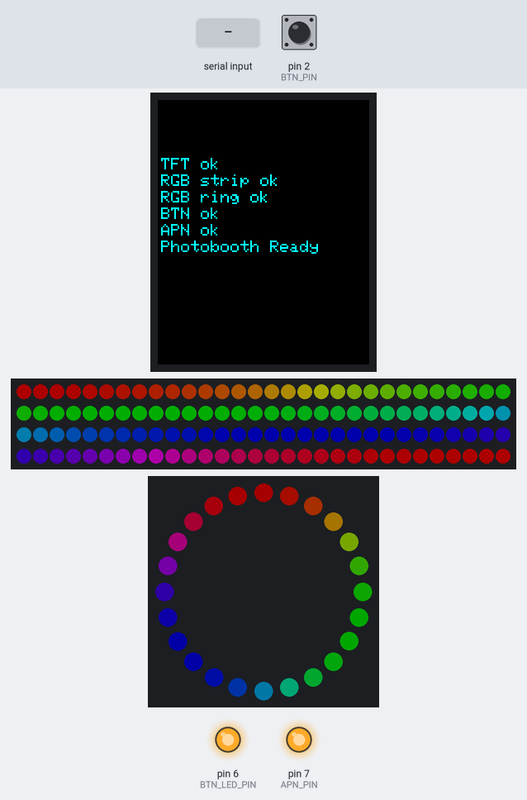
The sketch below on a simulated Arduino Uno, built with avr-gcc and run on an emulated ATmega328P. On the bench: 128×160 colour display, 120 RGB LEDs in strip order, left to right, continuing on the next row, 24 RGB LEDs in a ring, first at the top, clockwise, output pins drawn as LEDs (lit = HIGH). Inputs (shaded band) come from the test bench; at power-on: pin 2 (BTN_PIN) HIGH. Dim RGB values are drawn brighter than linear; what the sketch prints to the serial monitor is not drawn.

Above: at 1.9 s.
2.0 s: "t90\n" received over Serial
At 4.2 s:
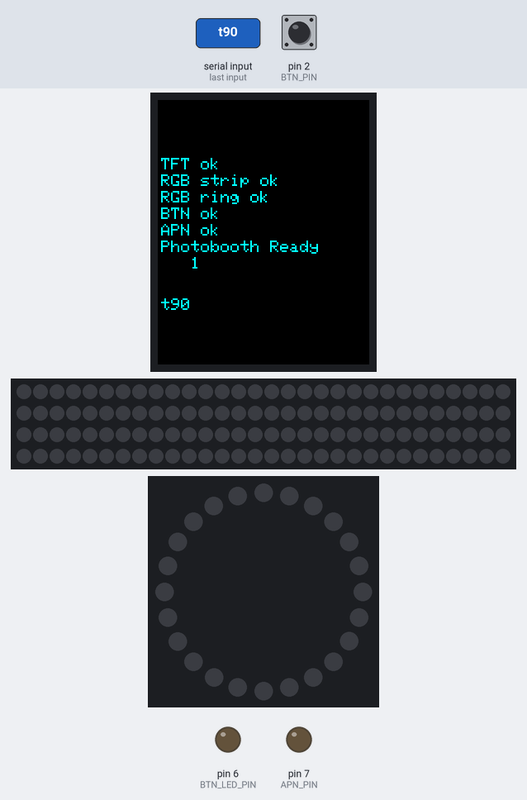
4.4 s: "t,45\n" received over Serial
At 7.1 s:
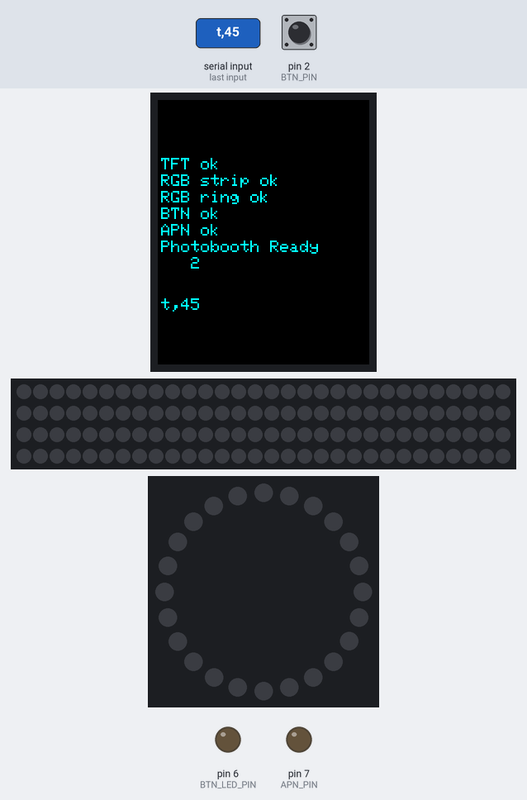
7.3 s: "p90\n" received over Serial
At 7.85 s:
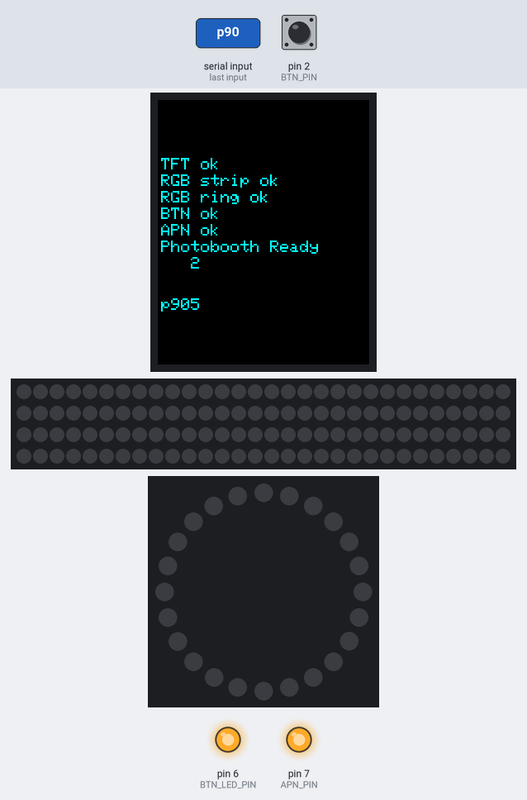
9.8 s: pin 2 (BTN_PIN) pulled LOW for 0.15 s
At 10.5 s:
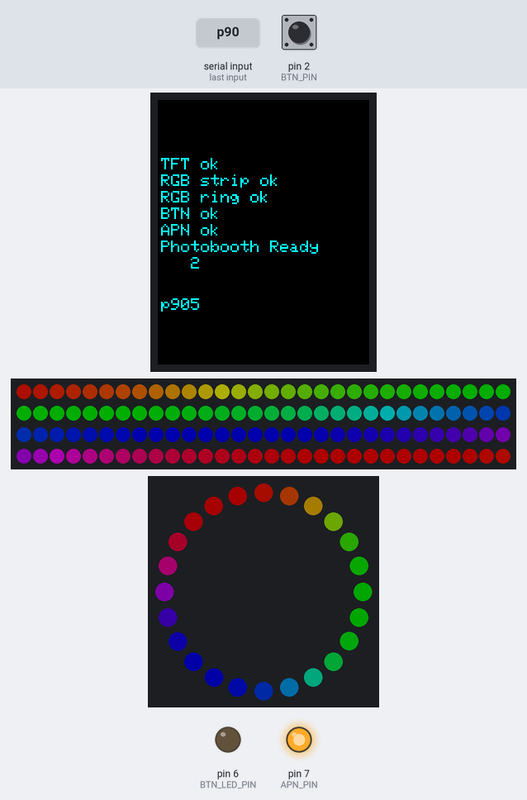
12.3 s: "R,45\n" received over Serial
At 12.99 s:
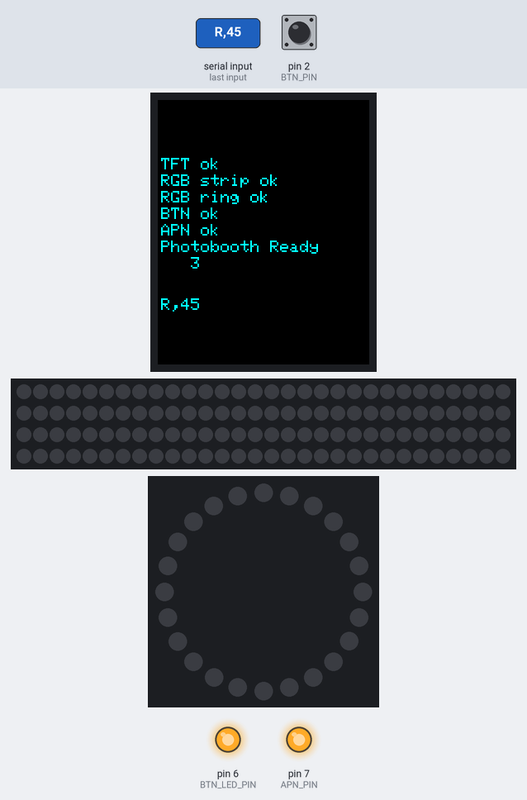
14.9 s: "r,45\n" received over Serial
At 15.11 s:
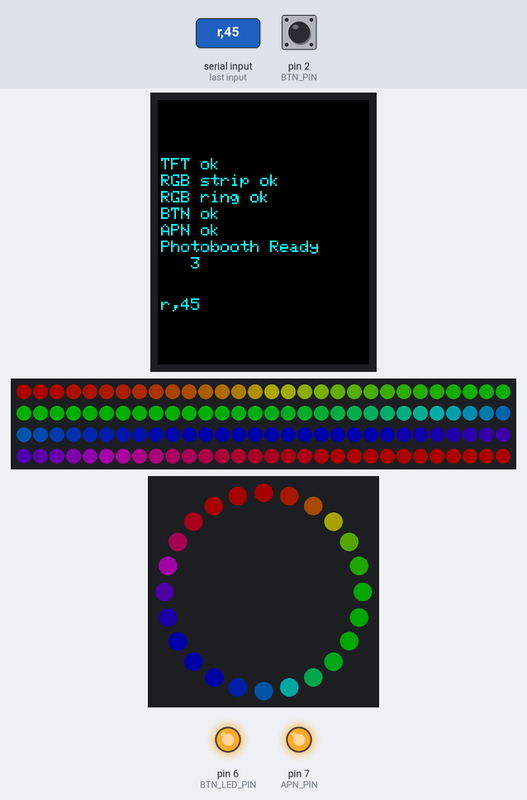
Timing chart, 0 to 17.9 s (numbered marks = the images above; inputs shaded):
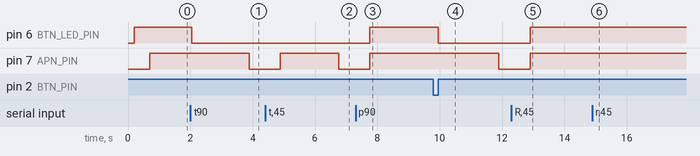

Measured:
- after the input at 2.0 s, pin 6 (BTN_LED_PIN): HIGH → LOW after 0.05 s; pin 7 (APN_PIN): HIGH → LOW after 1.9 s; the display: first changes after 0.67 s (image 1 shows a later state)
- after the input at 4.4 s, pin 6 (BTN_LED_PIN): stays LOW (without the input it goes to HIGH after 0.49 s); the display: first changes after 1.1 s (image 2 shows a later state)
- after the input at 7.3 s, the display: changes after 0.46 s (image 3)
- after the input at 9.8 s, pin 6 (BTN_LED_PIN): HIGH → LOW after 0.15 s; pin 7 (APN_PIN): HIGH → LOW after 2.1 s
- after the input at 12.3 s, the display: changes after 0.60 s (image 5)
- after the input at 14.9 s, the display: changes after 0.12 s (image 6)

The sketch:

UNO_BTN_RGBStrip_RGBRing_CameraShot_TFT1.44.ino
```cpp
#pragma region TFT
/*
 * Écran TFT 1,44" - 128x128 pixels (ST7735)
 * Compatible Arduino Uno
 * BIBLIOTHÈQUES REQUISES :
 * - Adafruit ST7735 and ST7789 Library
 * (incluse - Adafruit GFX Library)
 *
 * BRANCHEMENT (module SPI) :
 * ---------------------------
 * TFT VCC   -->  5V  (ou 3.3V selon votre module)
 * TFT GND   -->  GND
 * TFT SCL   -->  Pin 13 (SCK)
 * TFT SDA   -->  Pin 11 (MOSI)
 * TFT RES   -->  Pin 8
 * TFT DC    -->  Pin 9
 * TFT CS    -->  Pin 10
 * TFT BL    -->  5V  (rétroéclairage toujours allumé)
 */
#include <Adafruit_GFX.h>
#include <Adafruit_ST7735.h>
#include <SPI.h>

#define TFT_CS 10
#define TFT_RST 9
#define TFT_DC 8

Adafruit_ST7735 tft = Adafruit_ST7735(TFT_CS, TFT_DC, TFT_RST);

#define NOIR ST77XX_BLACK
#define BLANC ST77XX_WHITE
#define ROUGE ST77XX_RED
#define VERT ST77XX_GREEN
#define BLEU ST77XX_BLUE
#define JAUNE ST77XX_YELLOW
#define CYAN ST77XX_CYAN
#define MAGENTA ST77XX_MAGENTA
#define ORANGE 0xFD20
#define VIOLET 0x8010
#define GRIS 0x7BEF

uint16_t COULEUR_FOND;
#pragma endregion

#pragma region Buffer série
String inputString = "";
bool commandeComplete = false;
#pragma endregion

#pragma region Bandes RGB : strip + ring
bool strip_allowed = true;
bool ring_allowed = true;

#include <Adafruit_NeoPixel.h>
#define LED_STRIP_PIN 3
#define LED_RING_PIN 4
const int LED_STRIP_COUNT = 120;
const int LED_RING_COUNT = 24;
const int STRIP_BRIGHTNESS = 50;
const int RING_BRIGHTNESS = 40;
Adafruit_NeoPixel strip(LED_STRIP_COUNT, LED_STRIP_PIN, NEO_GRB + NEO_KHZ800);
Adafruit_NeoPixel ring(LED_RING_COUNT, LED_RING_PIN, NEO_GRB + NEO_KHZ800);
int sLEDS[120];
int sleds[120];
int rleds[24];
uint32_t color = strip.Color(255, 0, 255);
uint32_t color_off = strip.Color(0, 0, 0);
#pragma endregion

#pragma region Appareil photo
#define APN_PIN 7
bool take_photo;
#pragma endregion

#pragma region Bouton
#define BTN_PIN 2
#define BTN_LED_PIN 6
volatile bool btn_pushed = false;
#pragma endregion

#pragma region variables internes
volatile bool interrompre_rainbow = false;

int tempoLedsRing_ms = 1000;
volatile unsigned long lastInterruptTime = 0;
const unsigned long DEBOUNCE_DELAY_ms = 1000;
int t_delay_photo_ms = 2000;
int temps_avant_mise_en_veille_min = 2;
unsigned long temps_avant_mise_en_veille_ms;
unsigned long temps_last_photo;

// --- NOUVEAU : timer non-bloquant pour l'affichage couleur ---
unsigned long temps_affichage_couleur = 0;
#define DUREE_AFFICHAGE_COULEUR_MS 1000

int i = 0;
#pragma endregion

void bouton_interrupt() {
  if (digitalRead(BTN_PIN) == false)
    return;

  if (btn_pushed)
    return;

  unsigned long now = millis();
  if (now - lastInterruptTime > DEBOUNCE_DELAY_ms) {
    btn_pushed = true;
    Bouton_led(false);
    Serial.println("P");
    lastInterruptTime = now;
    interrompre_rainbow = true;
  }
}

#pragma region SETUPS

void setup_TFT() {
  tft.initR(INITR_GREENTAB);
  tft.setRotation(0);
  COULEUR_FOND = NOIR;
}

void setup_strip() {
  strip.begin();
  strip.show();
  strip.setBrightness(STRIP_BRIGHTNESS);

  int indexmax = strip.numPixels();
  for (int i = 0; i < (int)(indexmax / 2); i++) {
    sleds[i] = i * 2;
    sleds[indexmax - i - 1] = i * 2 + 1;
  }

  for (int i = 0; i < indexmax; i++)
    for (int j = 0; j < indexmax; j++)
      if (sleds[j] == i)
        sLEDS[i] = j;
}

void setup_ring() {
  ring.begin();
  ring.show();
  ring.setBrightness(RING_BRIGHTNESS);

  rleds[0] = 0;
  rleds[1] = 5;
  rleds[2] = 15;
  rleds[3] = 23;
  rleds[4] = 8;
  rleds[5] = 16;
  rleds[6] = 13;
  rleds[7] = 17;
  rleds[8] = 3;
  rleds[9] = 9;
  rleds[10] = 20;
  rleds[11] = 2;
  rleds[12] = 10;
  rleds[13] = 18;
  rleds[14] = 1;
  rleds[15] = 4;
  rleds[16] = 12;
  rleds[17] = 19;
  rleds[18] = 22;
  rleds[19] = 14;
  rleds[20] = 6;
  rleds[21] = 21;
  rleds[22] = 11;
  rleds[23] = 7;
}

void setup_bouton() {
  pinMode(BTN_PIN, INPUT_PULLUP);
  attachInterrupt(digitalPinToInterrupt(BTN_PIN), bouton_interrupt, RISING);
  pinMode(BTN_LED_PIN, OUTPUT);
  Bouton_led(true);
}

void setup_appareil_photo() {
  pinMode(APN_PIN, OUTPUT);
  Take_photo(false);
}

void setup() {
  Serial.begin(9600);

  setup_TFT();
  TFT_clear();
  TFT_print("TFT ok", 2, 35);

  if (strip_allowed) {
    setup_strip();
    TFT_print("RGB strip ok", 2, 45);
  }
  if (ring_allowed) {
    setup_ring();
    TFT_print("RGB ring ok", 2, 55);
  }

  setup_bouton();
  TFT_print("BTN ok", 2, 65);

  delay(500);

  setup_appareil_photo();
  TFT_print("APN ok", 2, 75);

  temps_avant_mise_en_veille_ms = temps_avant_mise_en_veille_min * 60000;
  temps_last_photo = 0;

  TFT_print("Photobooth Ready", 2, 85);
}
#pragma endregion

void Println_TrueFalse(bool value) {
  if (value) Serial.println("True");
  else Serial.println("False");
}

void Take_photo(bool value) {
  digitalWrite(APN_PIN, !value);  // garder relais souvent au repos
  Serial.print("take_photo ");
  Println_TrueFalse(value);
}

void Bouton_led(bool value) {
  digitalWrite(BTN_LED_PIN, value);  // garder relais souvent au repos
  Serial.print("bouton_led ");
  Println_TrueFalse(value);
}

void TraiterCommande(String cmd) {

  TFT_print(cmd, 2, 120);

  if (cmd[0] == 'p') take_photo = true;

  if (cmd[0] == 'R' && cmd[1] == '1') Take_photo(true);
  if (cmd[0] == 'R' && cmd[1] == '2') Bouton_led(true);
  if (cmd[0] == 'r' && cmd[1] == '1') Take_photo(false);
  if (cmd[0] == 'r' && cmd[1] == '2') Bouton_led(false);

  // nouvelle couleur
  if (cmd[0] == 'c') {
    Serial.println("cmd brute reçue : [" + cmd + "]");
    cmd.remove(0, 2);  // enlève "c:"

    int r, g, b;
    int firstComma = cmd.indexOf(',');
    int secondComma = cmd.indexOf(',', firstComma + 1);

    if (firstComma > 0 && secondComma > firstComma) {
      r = cmd.substring(0, firstComma).toInt();
      g = cmd.substring(firstComma + 1, secondComma).toInt();
      b = cmd.substring(secondComma + 1).toInt();
      color = strip.Color(r, g, b);
      AllLedsOn();
      temps_affichage_couleur = millis();
      interrompre_rainbow = true;
    }
  }

  if (cmd[0] == 't') {
    t_delay_photo_ms = cmd.substring(1).toInt();

    if (!btn_pushed) {
      btn_pushed = true;
      Bouton_led(false);
      lastInterruptTime = millis();
    }

    Serial.print("t recu : ");
    Serial.println(t_delay_photo_ms);
    ProcessPhoto();
  }
}

// Méthode Arduino
void serialEvent() {
  LireSerial();
}

void LireSerial() {
  while (Serial.available()) {
    char inChar = (char)Serial.read();
    if (inChar == '\n') {
      inputString.trim();
      if (inputString.length() > 0)
        TraiterCommande(inputString);
      inputString = "";
    } else if (inChar != '\r') {
      inputString += inChar;
    }
  }
}

void ProcessPhoto() {
  take_photo = false;
  i++;
  TFT_print(String(i), 20, 95);

  Serial.print("Photo - délais en ms : ");
  long now = millis();
  AllLedsOn();
  TempoLedsStrip(t_delay_photo_ms);
  Serial.print("PHOTO ");
  Serial.print(millis() - now);
  Serial.print(" -> ");
  TempoLedsRing();

  Take_photo(true);
  Serial.println(millis() - now);
  delay(1000);
  Take_photo(false);

  Bouton_led(true);
  btn_pushed = false;
  interrompre_rainbow = false;
  temps_last_photo = now + temps_avant_mise_en_veille_ms;
}


void loop() {
  if (temps_avant_mise_en_veille_ms < 0) {
    Serial.println("PHOTO AUTO pour annuler la mise en veille auto de l'APN");
    take_photo = true;
  }

  // fin du timer couleur fixe
  if (temps_affichage_couleur > 0 && millis() - temps_affichage_couleur > DUREE_AFFICHAGE_COULEUR_MS) {
      temps_affichage_couleur = 0;
      interrompre_rainbow = false;
  }

  // après ProcessPhoto()
  if (take_photo) {
      ProcessPhoto();
      //interrompre_rainbow = false;
  }

  // effet arc en ciel sur les bandes de leds
  RGBRainbowFade2White(1, 1, 0);

  temps_avant_mise_en_veille_ms = millis() - temps_last_photo;
}


#pragma region TFT
void TFT_print(String val_txt, int x, int y) {
  int taille_X = val_txt.length() * 6;
  tft.setTextSize(1);
  tft.fillRect(x, y, taille_X, 10, COULEUR_FOND);
  tft.setTextColor(CYAN);
  tft.setCursor(x, y);
  tft.println(val_txt);
  Serial.println("tft : " + val_txt);
}

void TFT_clear() {
  tft.fillScreen(COULEUR_FOND);
}
#pragma endregion


#pragma region RGB strip& ring
void AllLedsOn() {
  for (int i = 0; i < strip.numPixels(); i++)
    strip.setPixelColor(sLEDS[i], color);

  for (int i = 0; i < ring.numPixels(); i++)
    ring.setPixelColor(rleds[i], color);

  strip.show();
  ring.show();
}

void TempoLedsStrip(float temps_ms) {
  temps_ms -= tempoLedsRing_ms;

  if (temps_ms < 0)
    temps_ms = 0;

  int tps = (int)(temps_ms / strip.numPixels());
  for (int i = 0; i < strip.numPixels(); i++) {
    strip.setPixelColor(sLEDS[i], color_off);
    strip.show();
    delay(tps);
  }
}

void TempoLedsRing() {
  int nbrclignotement = 5;
  int tempo1LedsRing_ms = tempoLedsRing_ms / nbrclignotement;
  tempo1LedsRing_ms /= 2;

  for (int j = 0; j < nbrclignotement + 1; j++) {
    for (int i = 0; i < ring.numPixels(); i++)
      ring.setPixelColor(rleds[i], color);
    ring.show();
    delay(tempo1LedsRing_ms);

    for (int i = 0; i < ring.numPixels(); i++)
      ring.setPixelColor(rleds[i], color_off);
    ring.show();
    delay(tempo1LedsRing_ms);
  }
}

void RGBRainbowFade2White(int wait, int rainbowLoops, int whiteLoops) {
  int fadeVal = 100;
  int fadeMax = 100;

  for (uint32_t firstPixelHue = 0; firstPixelHue < (uint32_t)rainbowLoops * 65536UL; firstPixelHue += 256) {
    LireSerial();
    if (interrompre_rainbow) return;

    if (strip_allowed) {
      for (int i = 0; i < strip.numPixels(); i++) {
        uint32_t pixelHue = firstPixelHue + (i * 65536L / strip.numPixels());
        strip.setPixelColor(i, strip.gamma32(strip.ColorHSV(pixelHue, 255, 255 * fadeVal / fadeMax)));
      }
    }

    if (ring_allowed) {
      for (int i = 0; i < ring.numPixels(); i++) {
        uint32_t pixelHue = firstPixelHue + (i * 65536L / ring.numPixels());
        ring.setPixelColor(i, ring.gamma32(ring.ColorHSV(pixelHue, 255, 255 * fadeVal / fadeMax)));
      }
    }

    if (strip_allowed) strip.show();
    if (ring_allowed) ring.show();

    delay(wait);
  }
}
#pragma endregion
```
